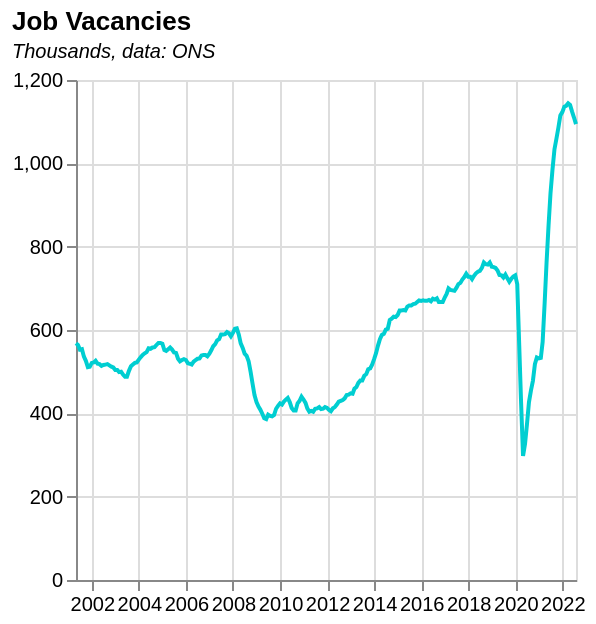

Vega-Lite specification stored for this chart:
### Vega-Lite specification from a JSON file in a GitHub repository (floating-point values rounded to 4 significant figures; data arrays with more than 128 entries replaced by an {"elided": "..."} marker saying what was removed)
{"$schema": "https://vega.github.io/schema/vega-lite/v5.json", "data": {"values": {"elided": "256 records"}, "format": {"parse": {"date": "date"}}}, "title": {"text": "Job Vacancies", "subtitle": "Thousands, data: ONS", "subtitleFontStyle": "italic", "subtitleFontSize": 10, "anchor": "start", "color": "black"}, "width": 250, "height": 250, "mark": {"type": "line", "color": "darkturquoise", "strokeWidth": 2, "opacity": 1}, "encoding": {"x": {"field": "date", "type": "temporal", "title": null}, "y": {"field": "value", "type": "quantitative", "scale": {"domain": [0, 1200]}, "title": null}, "tooltip": [{"field": "date", "type": "temporal", "title": "Date"}, {"field": "value", "type": "quantitative", "title": "Number of Vacancies", "format": ".0f"}]}}
